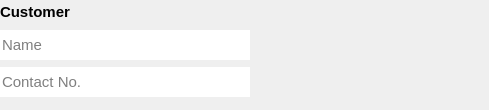
                     <widget class="QWidget" name="widget_23" native="true">
                      <property name="minimumSize">
                       <size>
                        <width>0</width>
                        <height>110</height>
                       </size>
                      </property>
                      <property name="maximumSize">
                       <size>
                        <width>16777215</width>
                        <height>100</height>
                       </size>
                      </property>
                      <layout class="QHBoxLayout" name="horizontalLayout_21">
                       <property name="spacing">
                        <number>0</number>
                       </property>
                       <property name="leftMargin">
                        <number>0</number>
                       </property>
                       <property name="topMargin">
                        <number>0</number>
                       </property>
                       <property name="rightMargin">
                        <number>0</number>
                       </property>
                       <property name="bottomMargin">
                        <number>13</number>
                       </property>
                       <item>
                        <layout class="QVBoxLayout" name="verticalLayout_14">
                         <property name="spacing">
                          <number>7</number>
                         </property>
                         <item>
                          <widget class="QLabel" name="label_30">
                           <property name="font">
                            <font>
                             <pointsize>11</pointsize>
                             <weight>75</weight>
                             <bold>true</bold>
                            </font>
                           </property>
                           <property name="text">
                            <string>Customer</string>
                           </property>
                          </widget>
                         </item>
                         <item>
                          <widget class="QLineEdit" name="customer_name_nt">
                           <property name="minimumSize">
                            <size>
                             <width>250</width>
                             <height>30</height>
                            </size>
                           </property>
                           <property name="font">
                            <font>
                             <pointsize>11</pointsize>
                            </font>
                           </property>
                           <property name="maxLength">
                            <number>70</number>
                           </property>
                           <property name="frame">
                            <bool>false</bool>
                           </property>
                           <property name="placeholderText">
                            <string>Name</string>
                           </property>
                           <property name="cursorMoveStyle">
                            <enum>Qt::VisualMoveStyle</enum>
                           </property>
                          </widget>
                         </item>
                         <item>
                          <widget class="QLineEdit" name="contact_num_nt">
                           <property name="minimumSize">
                            <size>
                             <width>250</width>
                             <height>30</height>
                            </size>
                           </property>
                           <property name="font">
                            <font>
                             <pointsize>11</pointsize>
                            </font>
                           </property>
                           <property name="inputMethodHints">
                            <set>Qt::ImhDigitsOnly</set>
                           </property>
                           <property name="maxLength">
                            <number>15</number>
                           </property>
                           <property name="frame">
                            <bool>false</bool>
                           </property>
                           <property name="placeholderText">
                            <string>Contact No.</string>
                           </property>
                          </widget>
                         </item>
                        </layout>
                       </item>
                       <item>
                        <spacer name="horizontalSpacer_7">
                         <property name="orientation">
                          <enum>Qt::Horizontal</enum>
                         </property>
                         <property name="sizeHint" stdset="0">
                          <size>
                           <width>239</width>
                           <height>20</height>
                          </size>
                         </property>
                        </spacer>
                       </item>
                      </layout>
                     </widget>
